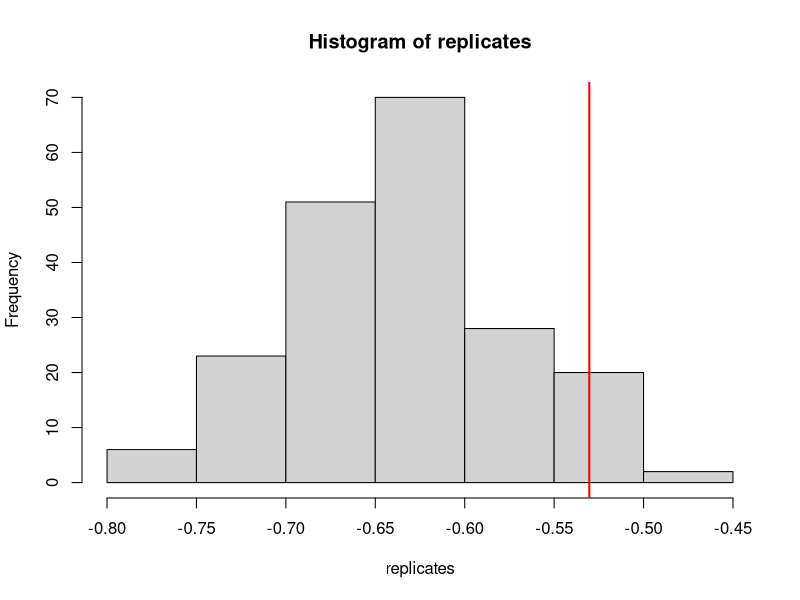
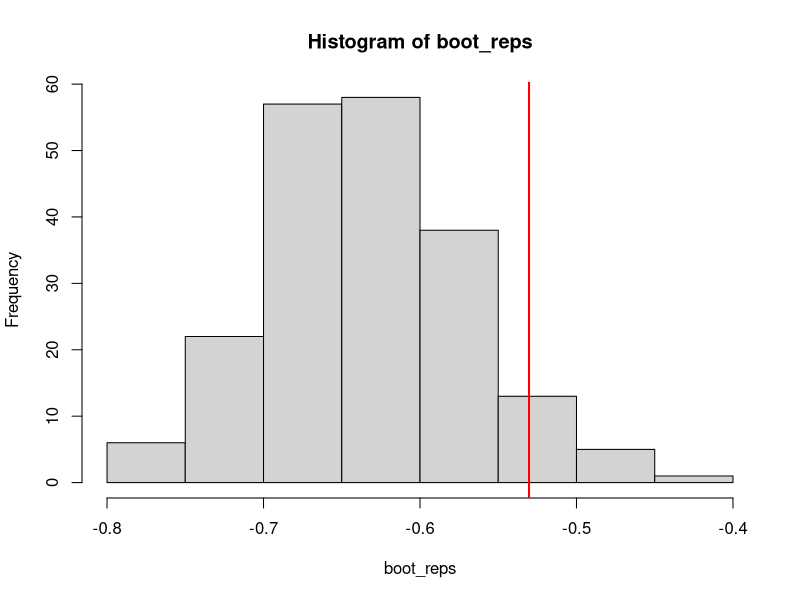

These charts were generated, in order, by the following R code:
## ---- chunk 1
knitr::opts_chunk$set(echo = TRUE)

require(MASS)
## ---- chunk 2
generate_normal_pairs <- function( n, muX, muY, CovMx ) {
  data <- mvrnorm( n=n, mu=c(muX, muY), Sigma=CovMx );
  # Put the X and Y data into their own columns in a data frame, just to be fancy
  df <- data.frame( 'X' = data[,1], 'Y'=data[,2] );
  return(df);
}

muX <- 1;
muY <- -1;
sigma2XX <- 2;
sigma2YY <- 1;
sigmaXY <- -0.75

Sigma <- matrix( c(sigma2XX, sigmaXY, sigmaXY, sigma2YY), nrow = 2);
generate_normal_pairs( 5, muX, muY, Sigma );
## ---- chunk 3
rhotrue <- sigmaXY/sqrt( sigma2XX * sigma2YY );
rhotrue
## ---- chunk 4
original_data <- generate_normal_pairs( 100, muX, muY, Sigma );
head(original_data)
## ---- chunk 5
compute_rhohat <- function( data ) {
  # Assume data is a data frame with columns X and Y.

  # Get the sample covariance matrix of the data. 
  # This includes the variances AND the covariance term we want.
  Sigmahat <- cov(data);
  # Pull the variance and covariance estimates out of the covariance matrix.
  sigma2hatXX <- Sigmahat[1,1]; 
  sigma2hatYY <- Sigmahat[2,2];
  sigmahatXY <- Sigmahat[1,2];
  
  rhohat <- sigmahatXY/sqrt( sigma2hatXX * sigma2hatYY);
  return( rhohat );
}

rhohat_original <- compute_rhohat( original_data );
rhohat_original
## ---- chunk 6
# The means are easy.
muXhat <- mean(original_data$X)
muYhat <- mean(original_data$Y)
# The cov function gets the sample covariance matrix, which is the right choice
# of estimator for the true matrix Sigma.
# You'll see why in your theory courses. For now, take this on faith.
Sigmahat <- cov( original_data );
## ---- chunk 7

N_MC <- 200;
nsamp <- nrow(original_data);
replicates <- rep( NA, N_MC );
for( i in 1:N_MC ) {
  #muhat <- c(0,0);
  # TODO: Comment or delete the line above. It's just there so the file knits.
  # Uncomment the next line and specify the vector muhat correctly.
  muhat <- c(muXhat, muYhat);
  
  #Sigmahat <- matrix(c(1,0,0,1),nrow=2);
  # TODO: Comment or delete the line above. It's just there so the file knits.
  # Uncomment the next line and specify Sigmahat correctly.
  Sigmahat <- Sigmahat
  fake_data <- mvrnorm(n=nsamp, mu=muhat, Sigma=Sigmahat);
  replicates[i] <- compute_rhohat(fake_data);
}

hist(replicates);
# TODO: Edit this next line to put a vertical line at our point estimate of rho
# computed on the original data.
abline( v=rhotrue, lwd=2, col='red')

## ---- chunk 8
simulation_CI = unname(quantile(replicates, c(.025, .975) ))
simulation_CI
## ---- chunk 9
simulation_CI[2] - simulation_CI[1]
## ---- chunk 10
B <- 200; # Number of bootstrap replicates.
nsamp <- nrow(original_data);

boot_reps <- rep(NA, B);
for( i in 1:B ) {
  # To get a resample, we need to first pick out indices, and grab those rows of
  # the data frame, since passing a data frame directly to sample() breaks things.
  # Unfortunately, there are a couple of things wrong with this line. Correct it.
  resamp_inds <-sample( 1:nsamp, nsamp, replace=TRUE );
  # Use resampled indices to pick out corresponding rows of the original data
  resamp_data <- original_data[ resamp_inds, ];
  
  # The following line is incorrect. Correct it.
  boot_reps[i] <- compute_rhohat( resamp_data );
}

# This histogram will look bizarre until the above errors are corrected.
hist( boot_reps )
abline( v=rhotrue, lwd=2, col='red' );
## ---- chunk 11
rhohat_variance = var(boot_reps)
rhohat_variance
## ---- chunk 12
bootstrap_CI = unname(quantile(boot_reps, c(.025, .975)))
bootstrap_CI
## ---- chunk 13
bootstrap_CI[2] - bootstrap_CI[1]
